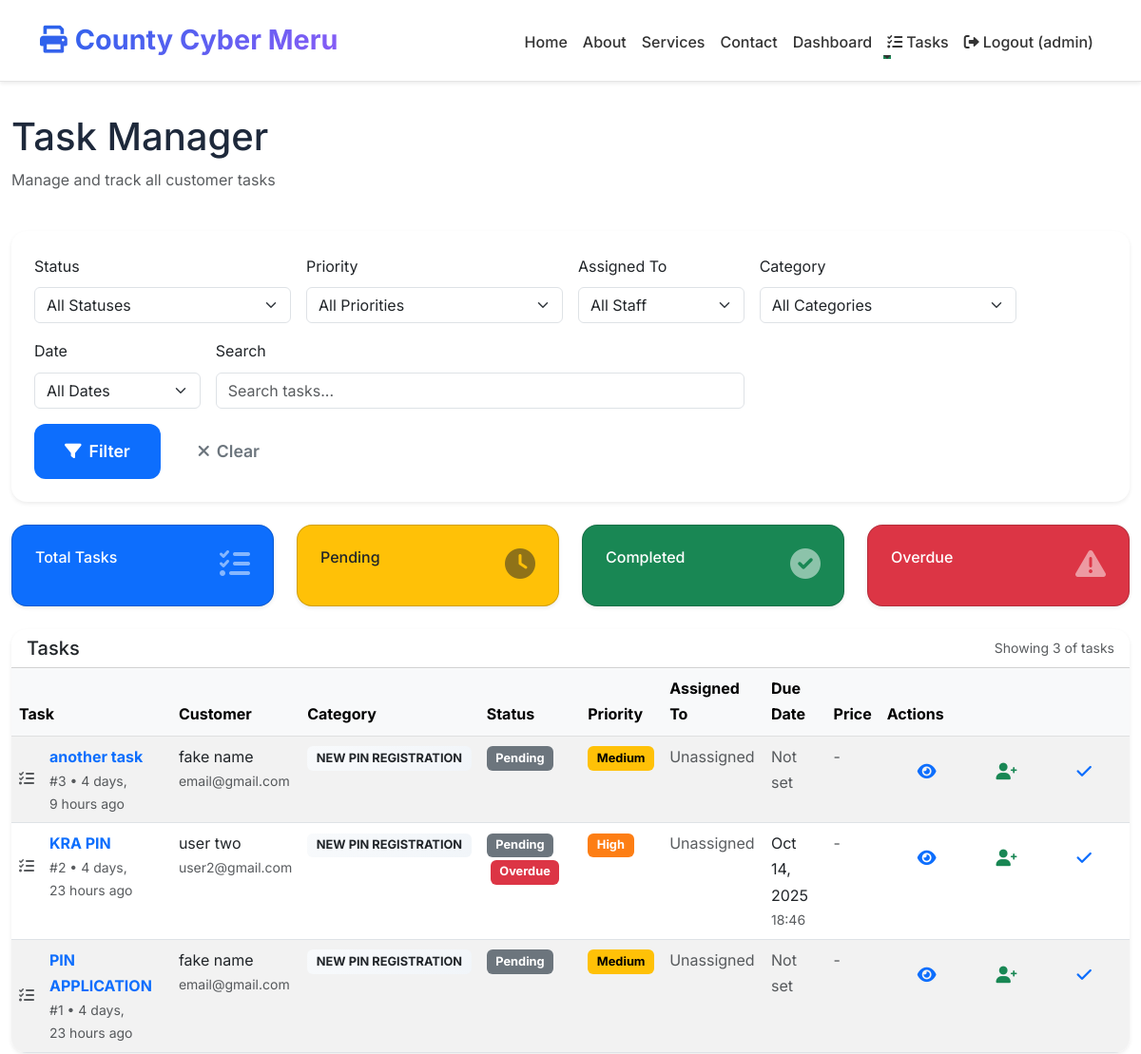
/task-manager/ (signed in, upper part), run on an earlier commit of the app's database.
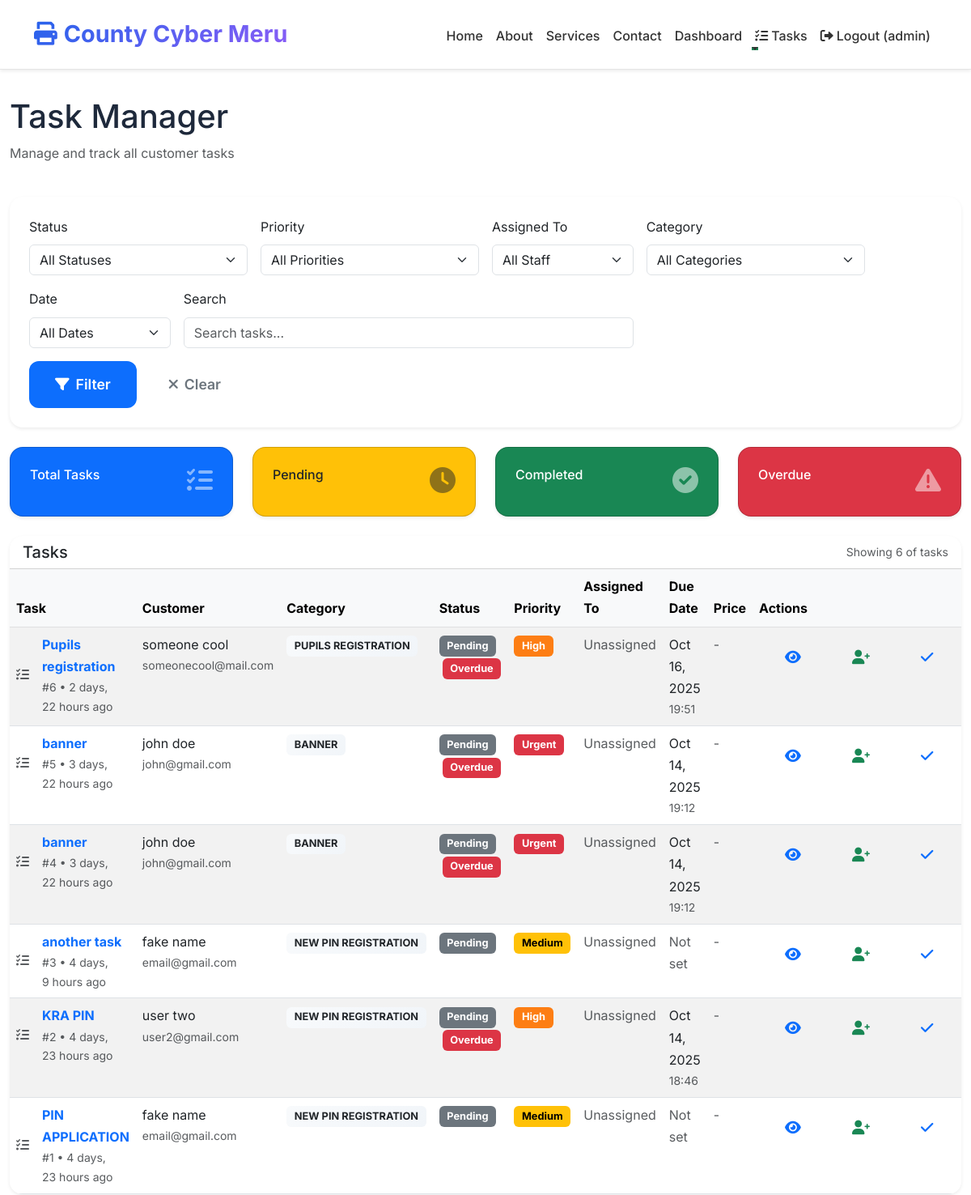
And on a later commit of the database.
### task_manager/models.py (models this page shows, shortened)
class Task(models.Model):
    STATUS_CHOICES = [
        ('pending', 'Pending'),
        ('in_progress', 'In Progress'),
        ('completed', 'Completed'),
        ('cancelled', 'Cancelled'),
    ]
    PRIORITY_CHOICES = [
        ('low', 'Low'),
        ('medium', 'Medium'),
        ('high', 'High'),
        ('urgent', 'Urgent'),
    ]
    title = models.CharField(max_length=200)
    description = models.TextField()
    category = models.ForeignKey(
        TaskCategory,
        on_delete=models.CASCADE,
        related_name='tasks'
    )
    customer_name = models.CharField(max_length=100)
    customer_email = models.EmailField()
    customer_phone = models.CharField(max_length=20, blank=True)
    status = models.CharField(max_length=20, choices=STATUS_CHOICES, default='pending')
    priority = models.CharField(max_length=20, choices=PRIORITY_CHOICES, default='medium')
    assigned_to = models.ForeignKey(
        settings.AUTH_USER_MODEL,
        on_delete=models.SET_NULL,
        null=True,
        blank=True,
        limit_choices_to={'is_staff': True},
        related_name='assigned_tasks'
    )
    price = models.DecimalField(max_digits=10, decimal_places=2, null=True, blank=True)
    created_at = models.DateTimeField(auto_now_add=True)
    updated_at = models.DateTimeField(auto_now=True)
    due_date = models.DateTimeField(null=True, blank=True)
    completed_at = models.DateTimeField(null=True, blank=True)
    cancellation_reason = models.TextField(blank=True)
    staff_notes = models.TextField(blank=True, help_text="Internal notes for staff")
    attachment = models.FileField(upload_to='task_attachments/', blank=True, null=True)
    class Meta:
        ordering = ['-created_at']
        indexes = [
            models.Index(fields=['status']),
            models.Index(fields=['priority']),
            models.Index(fields=['created_at']),
            models.Index(fields=['assigned_to']),
            models.Index(fields=['category']),
        ]
    @property
    def is_overdue(self):
        if self.due_date and self.status not in ['completed', 'cancelled']:
            return timezone.now() > self.due_date
        return False

class TaskCategory(models.Model):
    name = models.CharField(max_length=100)
    description = models.TextField(blank=True)
    service_category = models.ForeignKey(
        ServiceCategory,
        on_delete=models.CASCADE,
        related_name='subcategories',
        default=1  # Default to General service category
    )
    is_active = models.BooleanField(default=True)
    created_at = models.DateTimeField(auto_now_add=True)
    icon = models.CharField(
        max_length=50,
        blank=True,
        help_text="Font Awesome icon class for this specific service"
    )
    image = models.ImageField(
        upload_to=task_category_image_path,
        blank=True,
        null=True,
        help_text="Service-specific image (recommended: 300x200px)"
    )
    template_link = models.URLField(
        blank=True,
        help_text="Optional: Link to template (Canvas, Google Docs, etc.)"
    )
    price = models.DecimalField(
        max_digits=10,
        decimal_places=2,
        null=True,
        blank=True,
        help_text="Standard price for this service"
    )
    estimated_duration = models.CharField(
        max_length=50,
        blank=True,
        help_text="e.g., 30 minutes, 2 hours, 1 day"
    )
    service_category = models.ForeignKey(
        ServiceCategory,
        on_delete=models.CASCADE,
        related_name='subcategories',
        null=True,  # Allow null initially
        default=1
    )
    class Meta:
        verbose_name_plural = "Task Categories"
        ordering = ['service_category', 'name']
        verbose_name = "Service"

### task_manager/views.py (the view)
# urls.py: path('', views.task_list, name='task-list'),
@user_passes_test(is_staff_user)
@login_required
def task_list(request):
    tasks = Task.objects.all().select_related('category', 'category__service_category', 'assigned_to')
    status_filter = request.GET.get('status')
    if status_filter:
        tasks = tasks.filter(status=status_filter)
    category_filter = request.GET.get('category')
    if category_filter:
        tasks = tasks.filter(category_id=category_filter)
    context = {
        'tasks': tasks,
        'status_choices': Task.STATUS_CHOICES,
    }
    return render(request, 'task_manager/task_list.html', context)

### task_manager/views.py (called while the page is built)
def is_staff_user(user):
    return user.is_staff

### templates/task_manager/task_list.html (shortened to what the changed rows need)
{% extends 'task_manager/base_task.html' %}
{% load humanize %}
{% block content %}
<div class="container-fluid py-4">
    <div class="d-flex justify-content-between align-items-center mb-4">
        <div>
            <h1 class="text-gradient">Task Manager</h1>
        </div>
    </div>
    <div class="card border-0 shadow-sm">
        <div class="card-header bg-white d-flex justify-content-between align-items-center">
            <h5 class="mb-0">Tasks</h5>
            <div class="text-muted small">
                Showing {{ tasks.count }} of {{ total_tasks }} tasks
            </div>
        </div>
        <div class="card-body p-0">
            <div class="table-responsive">
                <table class="table table-hover table-striped mb-0">
                    <thead class="table-light">
                        <tr>
                            <th>Task</th>
                            <th>Customer</th>
                            <th>Category</th>
                            <th>Status</th>
                            <th>Priority</th>
                            <th>Assigned To</th>
                            <th>Due Date</th>
                            <th>Price</th>
                            <th>Actions</th>
                        </tr>
                    </thead>
                    <tbody>
                        {% for task in tasks %}
                        <tr>
                            <td>
                                <div class="d-flex align-items-center">
                                    <div class="flex-shrink-0">
                                        <i class="fas fa-tasks text-muted me-2"></i>
                                    </div>
                                    <div class="flex-grow-1 ms-2">
                                        <a href="{% url 'task_manager:task-detail' task.pk %}" class="fw-bold text-decoration-none">
                                            {{ task.title|truncatewords:5 }}
                                        </a>
                                        <div class="text-muted small">
                                            #{{ task.id }} • {{ task.created_at|timesince }} ago
                                        </div>
                                    </div>
                                </div>
                            </td>
                            <td>
                                <div>{{ task.customer_name }}</div>
                                <div class="text-muted small">{{ task.customer_email }}</div>
                            </td>
                            <td>
                                <span class="badge bg-light text-dark">{{ task.category.name }}</span>
                            </td>
                            <td>
                                <span class="badge task-status-{{ task.status }}">
                                    {{ task.get_status_display }}
                                </span>
                                {% if task.is_overdue %}
                                <span class="badge bg-danger ms-1">Overdue</span>
                                {% endif %}
                            </td>
                            <td>
                                <span class="badge task-priority-{{ task.priority }}">
                                    {{ task.get_priority_display }}
                                </span>
                            </td>
                            <td>
                                {% if task.assigned_to %}
                                <div>{{ task.assigned_to.get_full_name|default:task.assigned_to.username }}</div>
                                {% if task.assigned_to.rank %}
                                <small class="text-muted">{{ task.assigned_to.get_rank_display }}</small>
                                {% endif %}
                                {% else %}
                                <span class="text-muted">Unassigned</span>
                                {% endif %}
                            </td>
                            <td>
                                {% if task.due_date %}
                                <div>{{ task.due_date|date:"M d, Y" }}</div>
                                <div class="text-muted small">{{ task.due_date|date:"H:i" }}</div>
                                {% else %}
                                <span class="text-muted">Not set</span>
                                {% endif %}
                            </td>
                            <td>
                                {% if task.price %}
                                <span class="fw-bold text-success">KSh {{ task.price|intcomma }}</span>
                                {% else %}
                                <span class="text-muted">-</span>
                                {% endif %}
                            </td>
                            <td>
                                <div class="btn-group btn-group-sm">
                                    <a href="{% url 'task_manager:task-detail' task.pk %}"
                                       class="btn btn-outline-primary" title="View Details">
                                        <i class="fas fa-eye"></i>
                                    </a>
                                    {% if task.status != 'completed' and task.status != 'cancelled' %}
                                    {% if not task.assigned_to %}
                                    <a href="{% url 'task_manager:task-assign-to-me' task.pk %}"
                                       class="btn btn-outline-success" title="Assign to Me">
                                        <i class="fas fa-user-plus"></i>
                                    </a>
                                    {% endif %}
                                    <a href="{% url 'task_manager:task-mark-completed' task.pk %}"
                                       class="btn btn-outline-primary" title="Mark Complete">
                                        <i class="fas fa-check"></i>
                                    </a>
                                    {% endif %}
                                </div>
                            </td>
                        </tr>
                        {% endfor %}
                    </tbody>
                </table>
            </div>
        </div>
    </div>
</div>
{% endblock %}

What changed in the data, as far as the page shows it:
added Task: title "Pupils registration", id "6", created_at "2 days, 22 hours", customer_name "someone cool", customer_email "someonecool@mail.com", category.name "PUPILS REGISTRATION", status "Pending", shows "Overdue", priority "High", shows "Unassigned", due_date "Oct 16, 2025", due_date "19:51"
added Task: title "banner", id "5", created_at "3 days, 22 hours", customer_name "john doe", customer_email "john@gmail.com", category.name "BANNER", status "Pending", shows "Overdue", priority "Urgent", shows "Unassigned", due_date "Oct 14, 2025", due_date "19:12"
added Task: title "banner", id "4", created_at "3 days, 22 hours", customer_name "john doe", customer_email "john@gmail.com", category.name "BANNER", status "Pending", shows "Overdue", priority "Urgent", shows "Unassigned", due_date "Oct 14, 2025", due_date "19:12"
Also different on the page:
{{ tasks.count }}: "3" → "6"
